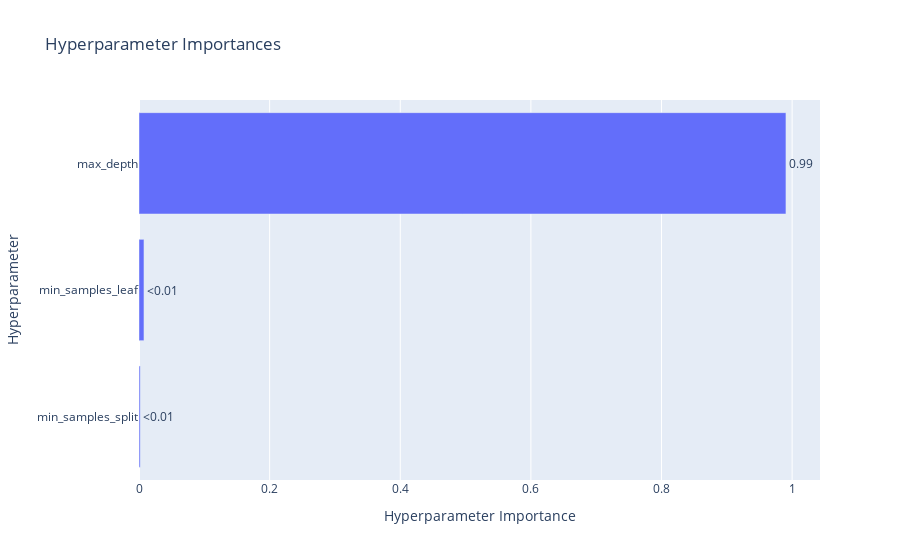

The cell this chart's notebook holds for it:
### Code cell
optuna.visualization.plot_param_importances(study_dt)

### Figure 1 — Plotly figure (JSON) as saved in the notebook; plotly's stock layout.template omitted (floating-point values rounded to 4 significant figures)
{"data": [{"cliponaxis": false, "hovertemplate": ["min_samples_split (IntDistribution): 0.001860648498438016<extra></extra>", "min_samples_leaf (IntDistribution): 0.007609289285975654<extra></extra>", "max_depth (IntDistribution): 0.9905300622155863<extra></extra>"], "name": "Objective Value", "orientation": "h", "text": ["<0.01", "<0.01", "0.99"], "textposition": "outside", "type": "bar", "x": [0.001861, 0.007609, 0.9905], "y": ["min_samples_split", "min_samples_leaf", "max_depth"]}], "layout": {"title": {"text": "Hyperparameter Importances"}, "xaxis": {"title": {"text": "Hyperparameter Importance"}}, "yaxis": {"title": {"text": "Hyperparameter"}}}}
